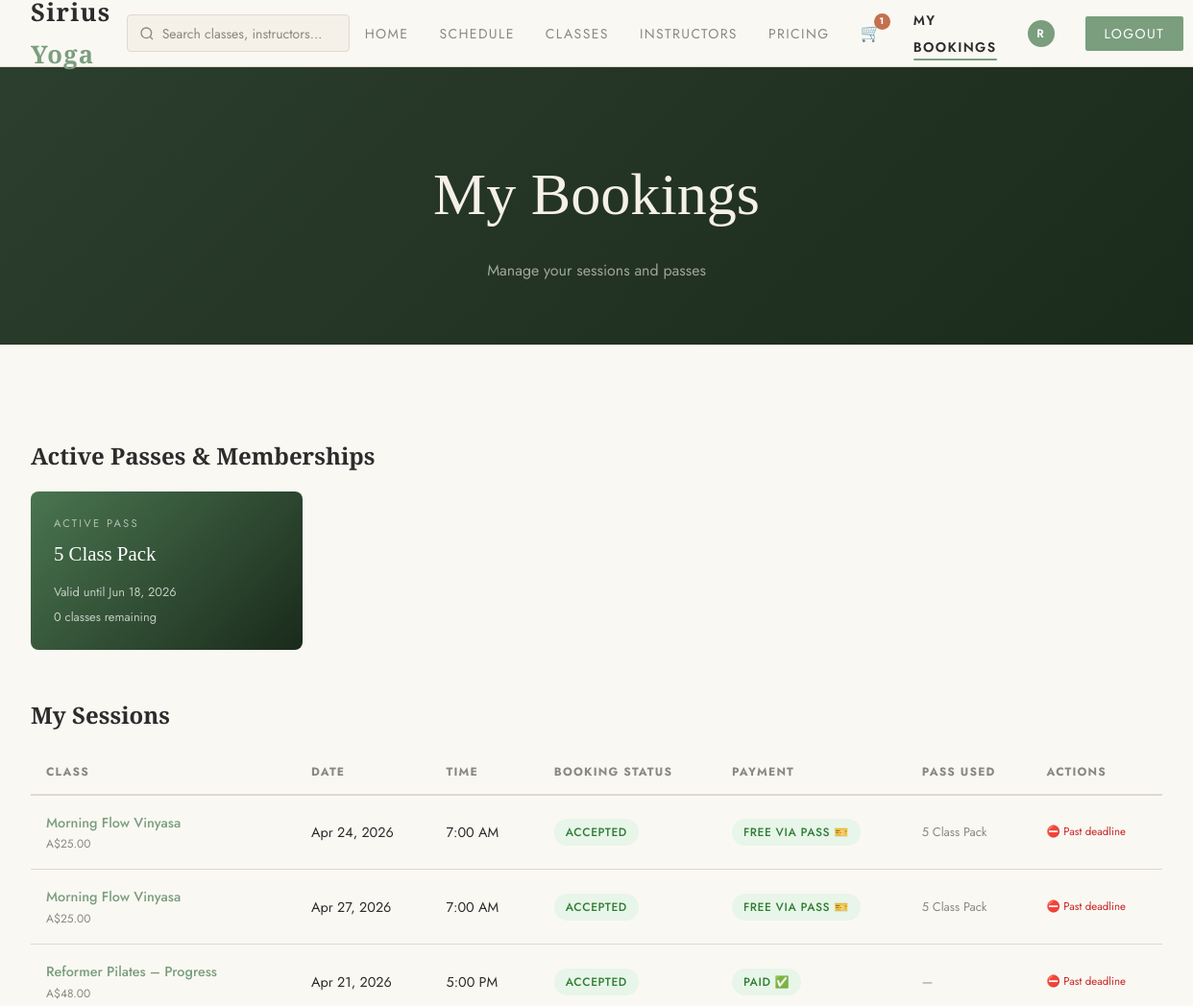
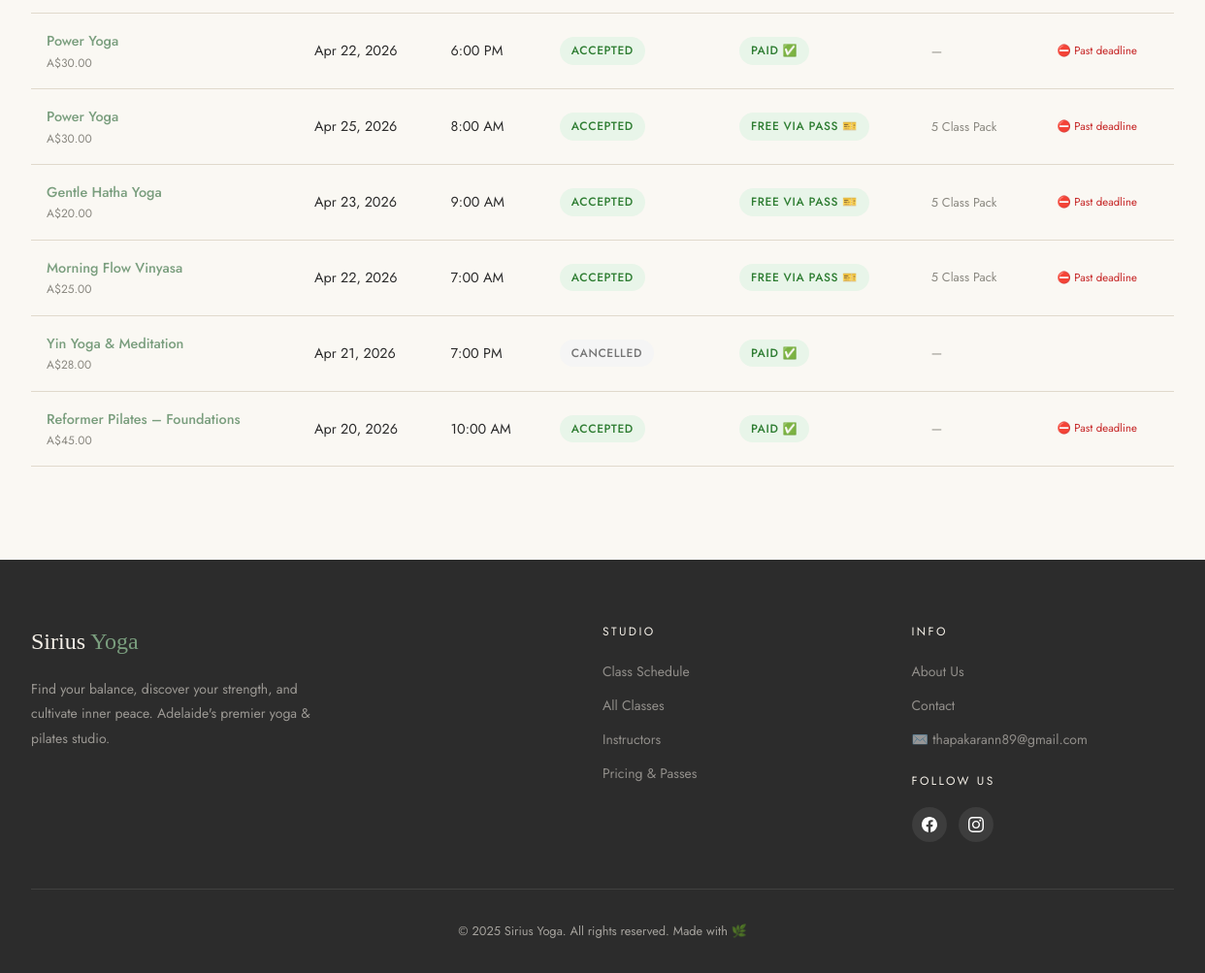
The page /bookings/ (signed in) on the database its author committed (2 pictures, top to bottom).
### core/models.py (models this page shows, shortened)
class UserMembership(models.Model):
    STATUS_CHOICES = [('active', 'Active'), ('expired', 'Expired'), ('cancelled', 'Cancelled')]
    user = models.ForeignKey(User, on_delete=models.CASCADE, related_name='memberships')
    plan = models.ForeignKey(MembershipPlan, on_delete=models.PROTECT)
    start_date = models.DateField()
    end_date = models.DateField()
    classes_remaining = models.IntegerField(null=True, blank=True)
    status = models.CharField(max_length=20, choices=STATUS_CHOICES, default='active')
    created_at = models.DateTimeField(auto_now_add=True)

class MembershipPlan(models.Model):
    PLAN_TYPE_CHOICES = [
        ('unlimited', 'Unlimited Monthly'),
        ('pack', 'Class Pack'),
        ('drop_in', 'Drop-In'),
    ]
    name = models.CharField(max_length=100)
    plan_type = models.CharField(max_length=20, choices=PLAN_TYPE_CHOICES)
    description = models.TextField(blank=True)
    price = models.DecimalField(max_digits=8, decimal_places=2)
    classes_included = models.IntegerField(null=True, blank=True, help_text="For packs. Null = unlimited")
    validity_days = models.IntegerField(default=30, help_text="How many days this plan is valid")
    is_active = models.BooleanField(default=True)
    highlight = models.BooleanField(default=False, help_text="Mark as featured/popular")

class Booking(models.Model):
    STATUS_CHOICES = [
        ('pending', 'Pending'),
        ('accepted', 'Accepted'),
        ('rejected', 'Rejected'),
        ('cancelled', 'Cancelled'),
        ('attended', 'Attended'),
    ]
    user = models.ForeignKey(User, on_delete=models.CASCADE, related_name='bookings')
    yoga_class = models.ForeignKey(YogaClass, on_delete=models.CASCADE, related_name='bookings')
    session = models.ForeignKey(ClassSession, on_delete=models.CASCADE, related_name='bookings', null=True, blank=True)
    booking_date = models.DateField(default=datetime.date.today)
    status = models.CharField(max_length=20, choices=STATUS_CHOICES, default='pending')
    notes = models.TextField(blank=True)
    used_membership = models.ForeignKey(UserMembership, on_delete=models.SET_NULL, null=True, blank=True)
    created_at = models.DateTimeField(auto_now_add=True)
    updated_at = models.DateTimeField(auto_now=True)
    payment_status = models.CharField(
        max_length=20,
        choices=[('unpaid', 'Unpaid'), ('paid', 'Paid'), ('free', 'Free via Membership')],
        default='unpaid'
    )
    reminder_sent = models.BooleanField(default=False)
    class Meta:
        unique_together = ('user', 'session')
    @property
    def can_cancel(self):
        if self.session:
            return self.session.can_cancel
        return True

class YogaClass(models.Model):
    LEVEL_CHOICES = [
        ('beginner', 'Beginner'),
        ('intermediate', 'Intermediate'),
        ('advanced', 'Advanced'),
        ('all', 'All Levels'),
    ]
    CATEGORY_CHOICES = [
        ('yoga', 'Yoga'),
        ('pilates', 'Pilates'),
        ('reformer', 'Reformer Pilates'),
        ('meditation', 'Meditation'),
        ('breathwork', 'Breathwork'),
        ('hiit', 'HIIT Yoga'),
        ('yin', 'Yin'),
        ('prenatal', 'Prenatal'),
    ]
    name = models.CharField(max_length=200)
    slug = models.SlugField(max_length=220, unique=True, blank=True)
    description = models.TextField()
    instructor = models.ForeignKey(Instructor, on_delete=models.SET_NULL, null=True, related_name='classes')
    duration_minutes = models.IntegerField(default=60)
    price = models.DecimalField(max_digits=8, decimal_places=2)
    level = models.CharField(max_length=20, choices=LEVEL_CHOICES, default='all')
    category = models.CharField(max_length=20, choices=CATEGORY_CHOICES, default='yoga')
    image = models.ImageField(upload_to='classes/', blank=True, null=True)
    photo_url = models.URLField(blank=True, help_text='External photo URL (e.g. Unsplash)')
    max_participants = models.IntegerField(default=15)
    is_active = models.BooleanField(default=True)
    what_to_bring = models.TextField(blank=True, default="Comfortable yoga attire, water bottle. Mats available to borrow.")
    cancellation_hours = models.IntegerField(default=12, help_text="Hours before class to allow cancellation")
    prerequisite_note = models.CharField(max_length=300, blank=True, help_text="e.g. Must have completed Intro to Reformer")
    is_online = models.BooleanField(default=False)
    online_link = models.URLField(blank=True)
    created_at = models.DateTimeField(auto_now_add=True)
    class Meta:
        verbose_name_plural = 'Yoga Classes'

class ClassSession(models.Model):
    STATUS_CHOICES = [
        ('scheduled', 'Scheduled'),
        ('unavailable', 'Unavailable'),   # admin marks as not available
        ('cancelled', 'Cancelled'),
        ('completed', 'Completed'),
    ]
    yoga_class = models.ForeignKey(YogaClass, on_delete=models.CASCADE, related_name='sessions')
    date = models.DateField()
    start_time = models.TimeField()
    end_time = models.TimeField()
    override_price = models.DecimalField(max_digits=8, decimal_places=2, null=True, blank=True,
                                         help_text="Leave blank to use class default price")
    override_max = models.IntegerField(null=True, blank=True,
                                       help_text="Leave blank to use class default max participants")
    status = models.CharField(max_length=20, choices=STATUS_CHOICES, default='scheduled')
    notes = models.CharField(max_length=300, blank=True, help_text="e.g. 'Bring a towel', 'Outdoor session'")
    created_at = models.DateTimeField(auto_now_add=True)
    class Meta:
        ordering = ['date', 'start_time']
    @property
    def cancellation_deadline(self):
        session_dt = datetime.datetime.combine(self.date, self.start_time)
        return timezone.make_aware(session_dt) - datetime.timedelta(hours=self.yoga_class.cancellation_hours)
    @property
    def can_cancel(self):
        return timezone.now() < self.cancellation_deadline

### core/views.py (the view)
# urls.py: path('bookings/', views.my_bookings, name='my_bookings'),
@login_required
def my_bookings(request):
    bookings = Booking.objects.filter(user=request.user).select_related(
        'yoga_class', 'session', 'used_membership'
    ).order_by('-created_at')
    waitlist = Waitlist.objects.filter(user=request.user, status='waiting').select_related(
        'session', 'session__yoga_class'
    ).order_by('session__date')
    memberships = UserMembership.objects.filter(
        user=request.user, status='active',
        end_date__gte=timezone.now().date()
    ).select_related('plan')
    return render(request, 'my_bookings.html', {
        'bookings': bookings,
        'waitlist': waitlist,
        'memberships': memberships,
    })

### templates/my_bookings.html (shortened to what this page needs)
{% extends 'base.html' %}
{% block content %}
<div class="page-header">
  <h1>My Bookings</h1>
  <p>Manage your sessions and passes</p>
</div>
<section class="section">
  <div class="section-inner">
    {% if memberships %}
    <h3 style="font-family:'Cormorant Garamond',serif;font-size:1.5rem;margin-bottom:1rem;">Active Passes & Memberships</h3>
    <div style="display:grid;grid-template-columns:repeat(auto-fill,minmax(280px,1fr));gap:1rem;margin-bottom:3rem;">
      {% for m in memberships %}
      <div style="background:linear-gradient(135deg,var(--sage-dark),#1a2a1b);border-radius:8px;padding:1.5rem;color:white;">
        <div style="font-size:0.7rem;letter-spacing:0.2em;text-transform:uppercase;opacity:0.6;margin-bottom:0.25rem;">Active Pass</div>
        <div style="font-family:'Cormorant Garamond',serif;font-size:1.3rem;margin-bottom:0.75rem;">{{ m.plan.name }}</div>
        <div style="font-size:0.8rem;opacity:0.7;margin-bottom:0.25rem;">Valid until {{ m.end_date|date:"M j, Y" }}</div>
        {% if m.classes_remaining is not None %}
          <div style="font-size:0.8rem;opacity:0.7;">{{ m.classes_remaining }} classes remaining</div>
        {% else %}
          <div style="font-size:0.8rem;opacity:0.7;">Unlimited classes</div>
        {% endif %}
      </div>
      {% endfor %}
    </div>
    {% endif %}
    <h3 style="font-family:'Cormorant Garamond',serif;font-size:1.5rem;margin-bottom:1rem;">My Sessions</h3>
    {% if bookings %}
    <div style="overflow-x:auto;">
      <table class="data-table">
        <thead>
          <tr>
            <th>Class</th>
            <th>Date</th>
            <th>Time</th>
            <th>Booking Status</th>
            <th>Payment</th>
            <th>Pass Used</th>
            <th>Actions</th>
          </tr>
        </thead>
        <tbody>
          {% for b in bookings %}
          <tr>
            <td>
              <a href="{% if b.session %}{% url 'session_detail' b.session.pk %}{% else %}{% url 'class_detail' b.yoga_class.pk %}{% endif %}"
                 style="color:var(--sage);text-decoration:none;font-weight:500">
                {{ b.yoga_class.name }}
              </a>
              <div style="font-size:0.75rem;color:var(--soft-grey)">A${{ b.yoga_class.price }}</div>
            </td>
            <td>{{ b.booking_date|date:"M j, Y" }}</td>
            <td>{% if b.session %}{{ b.session.start_time|time:"g:i A" }}{% else %}—{% endif %}</td>
            <td><span class="status-badge status-{{ b.status }}">{{ b.get_status_display }}</span></td>
            <td>
              {% if b.payment_status == 'paid' %}
                <span class="status-badge status-accepted">Paid ✅</span>
              {% elif b.payment_status == 'free' %}
                <span class="status-badge status-accepted">Free via Pass 🎫</span>
              {% else %}
                <span class="status-badge status-unpaid">Unpaid</span>
              {% endif %}
            </td>
            <td style="font-size:0.8rem;color:var(--soft-grey)">
              {% if b.used_membership %}{{ b.used_membership.plan.name }}{% else %}—{% endif %}
            </td>
            <td>
              <div style="display:flex;flex-direction:column;gap:0.4rem;">
                {% if b.status == 'pending' or b.status == 'accepted' %}
                  {% if b.can_cancel %}
                    <form method="post" action="{% url 'cancel_booking' b.pk %}">
                      {% csrf_token %}
                      <button type="submit"
                        onclick="return confirm('Cancel this booking?')"
                        style="width:100%;background:none;border:1px solid var(--border);padding:0.35rem 0.65rem;border-radius:2px;cursor:pointer;font-size:0.75rem;color:var(--soft-grey)">
                        Cancel
                      </button>
                    </form>
                  {% else %}
                    <span style="font-size:0.72rem;color:#c62828;">⛔ Past deadline</span>
                  {% endif %}
                {% endif %}
              </div>
            </td>
          </tr>
          {% endfor %}
        </tbody>
      </table>
    </div>
    {% else %}
    <div style="text-align:center;padding:3rem;color:var(--soft-grey);">
      <div style="font-size:3.5rem;margin-bottom:1rem">📅</div>
      <p>No bookings yet. <a href="{% url 'schedule' %}" style="color:var(--sage)">View the schedule →</a></p>
    </div>
    {% endif %}
  </div>
</section>
{% endblock %}

### templates/base.html (shortened to what this page needs)
<!DOCTYPE html>
<html lang="en">
<head>
  {% load static %}
  <link rel="stylesheet" href="{% static 'css/style.css' %}">
</head>
<body>
<nav class="navbar">
  <a href="{% url 'home' %}" class="nav-brand">Sirius <span>Yoga</span></a>
  <div class="search-wrap" id="searchWrap">
    <div class="search-box">
      <svg class="search-icon" width="16" height="16" viewBox="0 0 24 24" fill="none" stroke="currentColor" stroke-width="2"><circle cx="11" cy="11" r="8"/><path d="m21 21-4.35-4.35"/></svg>
      <input type="text" id="searchInput" class="search-input" placeholder="Search classes, instructors…" autocomplete="off" spellcheck="false">
    </div>
  </div>
  <ul class="nav-links">
    <li><a href="{% url 'home' %}">Home</a></li>
    <li><a href="{% url 'schedule' %}">Schedule</a></li>
    <li><a href="{% url 'classes' %}">Classes</a></li>
    <li><a href="{% url 'instructors' %}">Instructors</a></li>
    <li><a href="{% url 'pricing' %}">Pricing</a></li>
    {% if user.is_authenticated %}
      <li>
        <a href="{% url 'cart' %}" style="display:flex;align-items:center;gap:0.35rem;position:relative;">
          <span style="font-size:1.1rem;">🛒</span>
          {% if cart_count > 0 %}
          <span style="position:absolute;top:-6px;right:-8px;background:var(--terracotta);color:white;border-radius:50%;width:17px;height:17px;font-size:0.6rem;font-weight:700;display:flex;align-items:center;justify-content:center;">{{ cart_count }}</span>
          {% endif %}
        </a>
      </li>
      {% if user.is_staff %}
        <li><a href="{% url 'owner_dashboard' %}">Dashboard</a></li>
        <li><a href="{% url 'manage_bookings' %}">Bookings</a></li>
        <li><a href="{% url 'manage_payments' %}">Payments</a></li>
        <li><a href="{% url 'admin:index' %}">Admin</a></li>
      {% else %}
        <li><a href="{% url 'my_bookings' %}">My Bookings</a></li>
      {% endif %}
      <li><a href="{% url 'customer_profile' %}">
        <span style="width:28px;height:28px;background:var(--sage);border-radius:50%;display:inline-flex;align-items:center;justify-content:center;color:white;font-size:0.75rem;font-weight:600">
          {{ user.first_name|first|default:user.username|first|upper }}
        </span>
      </a></li>
      <li><a href="{% url 'logout' %}" class="btn-nav">Logout</a></li>
    {% else %}
      <li><a href="{% url 'login' %}">Login</a></li>
      <li><a href="{% url 'register' %}" class="btn-nav">Join Free</a></li>
    {% endif %}
  </ul>
</nav>
{% block content %}{% endblock %}
<footer>
  <div class="footer-inner">
    <div class="footer-grid">
      <div>
        <div class="footer-brand">Sirius <span>Yoga</span></div>
        <p style="font-size:0.875rem;line-height:1.8;max-width:300px;color:rgba(245,240,232,0.55);">
          Find your balance, discover your strength, and cultivate inner peace. Adelaide's premier yoga & pilates studio.
        </p>
      </div>
      <div>
        <div class="footer-heading">Studio</div>
        <ul class="footer-links">
          <li><a href="{% url 'schedule' %}">Class Schedule</a></li>
          <li><a href="{% url 'classes' %}">All Classes</a></li>
          <li><a href="{% url 'instructors' %}">Instructors</a></li>
          <li><a href="{% url 'pricing' %}">Pricing & Passes</a></li>
        </ul>
      </div>
      <div>
        <div class="footer-heading">Info</div>
        <ul class="footer-links">
          <li><a href="{% url 'about' %}">About Us</a></li>
          <li><a href="{% url 'contact' %}">Contact</a></li>
          <li><a href="mailto:thapakarann89@gmail.com">✉️ thapakarann89@gmail.com</a></li>
        </ul>
        <div style="margin-top:1.25rem;">
          <div class="footer-heading">Follow Us</div>
          <div style="display:flex;gap:0.75rem;margin-top:0.5rem;">
            <a href="https://www.facebook.com" target="_blank" rel="noopener"
               style="width:36px;height:36px;background:rgba(255,255,255,0.08);border-radius:50%;display:flex;align-items:center;justify-content:center;transition:background 0.2s;"
               onmouseover="this.style.background='#1877f2'" onmouseout="this.style.background='rgba(255,255,255,0.08)'">
            </a>
            <a href="https://www.instagram.com" target="_blank" rel="noopener"
               style="width:36px;height:36px;background:rgba(255,255,255,0.08);border-radius:50%;display:flex;align-items:center;justify-content:center;transition:background 0.2s;"
               onmouseover="this.style.background='#e1306c'" onmouseout="this.style.background='rgba(255,255,255,0.08)'">
            </a>
          </div>
        </div>
      </div>
    </div>
    <div class="footer-bottom">© 2025 Sirius Yoga. All rights reserved. Made with 🌿</div>
  </div>
</footer>
</body>
</html>

### rows shown on the page
UserMembership: plan.name "5 Class Pack", end_date "Jun 18, 2026", classes_remaining "0"
Booking: yoga_class.name "Morning Flow Vinyasa", yoga_class.price "25.00", booking_date "Apr 24, 2026", session.start_time "7:00 AM", status "ACCEPTED", payment_status "FREE VIA PASS 🎫", used_membership.plan.name "5 Class Pack", shows "⛔ Past deadline"
Booking: yoga_class.name "Morning Flow Vinyasa", yoga_class.price "25.00", booking_date "Apr 27, 2026", session.start_time "7:00 AM", status "ACCEPTED", payment_status "FREE VIA PASS 🎫", used_membership.plan.name "5 Class Pack", shows "⛔ Past deadline"
Booking: yoga_class.name "Reformer Pilates – Progress", yoga_class.price "48.00", booking_date "Apr 21, 2026", session.start_time "5:00 PM", status "ACCEPTED", payment_status "PAID ✅", shows "⛔ Past deadline"
Booking: yoga_class.name "Power Yoga", yoga_class.price "30.00", booking_date "Apr 22, 2026", session.start_time "6:00 PM", status "ACCEPTED", payment_status "PAID ✅", shows "⛔ Past deadline"
Booking: yoga_class.name "Power Yoga", yoga_class.price "30.00", booking_date "Apr 25, 2026", session.start_time "8:00 AM", status "ACCEPTED", payment_status "FREE VIA PASS 🎫", used_membership.plan.name "5 Class Pack", shows "⛔ Past deadline"
Booking: yoga_class.name "Gentle Hatha Yoga", yoga_class.price "20.00", booking_date "Apr 23, 2026", session.start_time "9:00 AM", status "ACCEPTED", payment_status "FREE VIA PASS 🎫", used_membership.plan.name "5 Class Pack", shows "⛔ Past deadline"
Booking: yoga_class.name "Morning Flow Vinyasa", yoga_class.price "25.00", booking_date "Apr 22, 2026", session.start_time "7:00 AM", status "ACCEPTED", payment_status "FREE VIA PASS 🎫", used_membership.plan.name "5 Class Pack", shows "⛔ Past deadline"
Booking: yoga_class.name "Yin Yoga & Meditation", yoga_class.price "28.00", booking_date "Apr 21, 2026", session.start_time "7:00 PM", status "CANCELLED", payment_status "PAID ✅"
Booking: yoga_class.name "Reformer Pilates – Foundations", yoga_class.price "45.00", booking_date "Apr 20, 2026", session.start_time "10:00 AM", status "ACCEPTED", payment_status "PAID ✅", shows "⛔ Past deadline"

### other values the page prints
{{ cart_count }} "1"
{{ user.first_name|first|default:user.username|first|upper }} "R"
